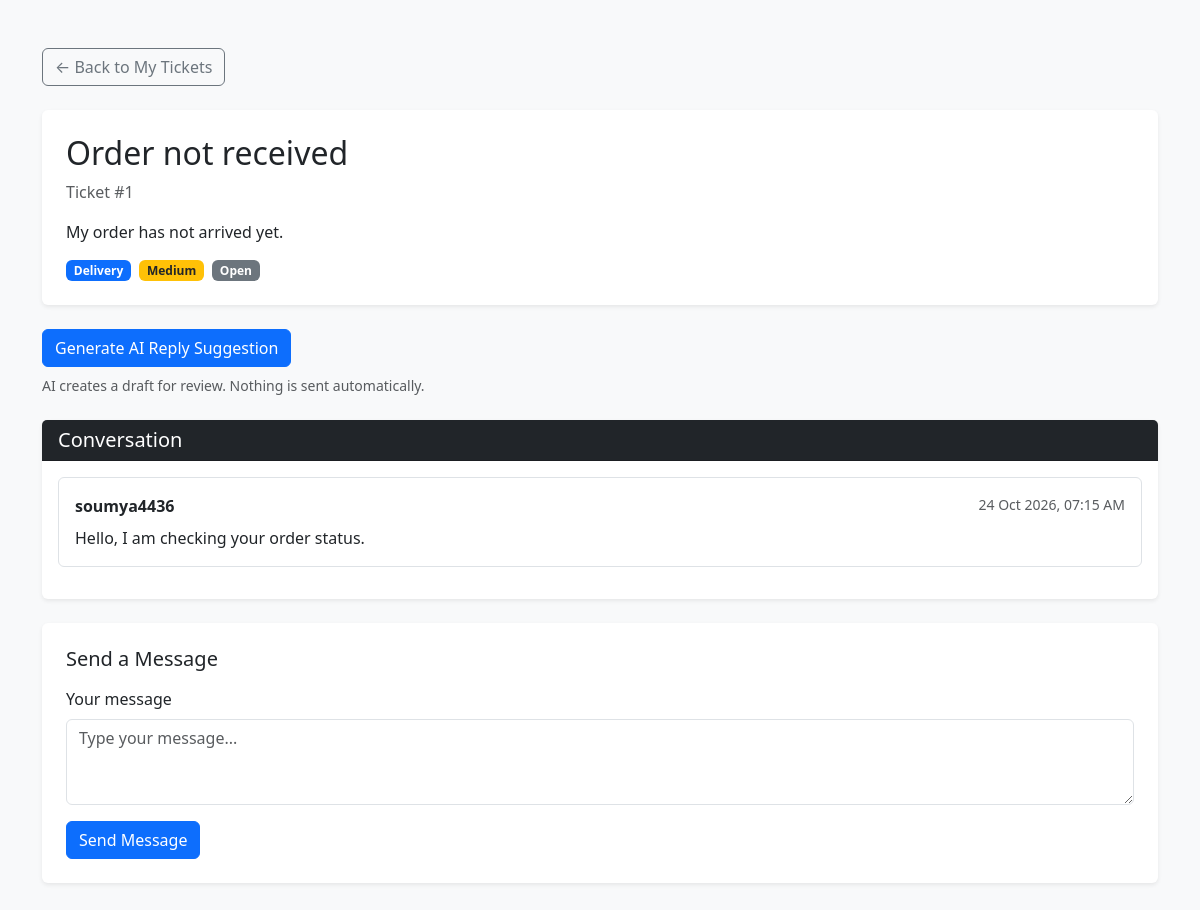
The page /tickets/1/ (signed in) on the database as committed earlier.
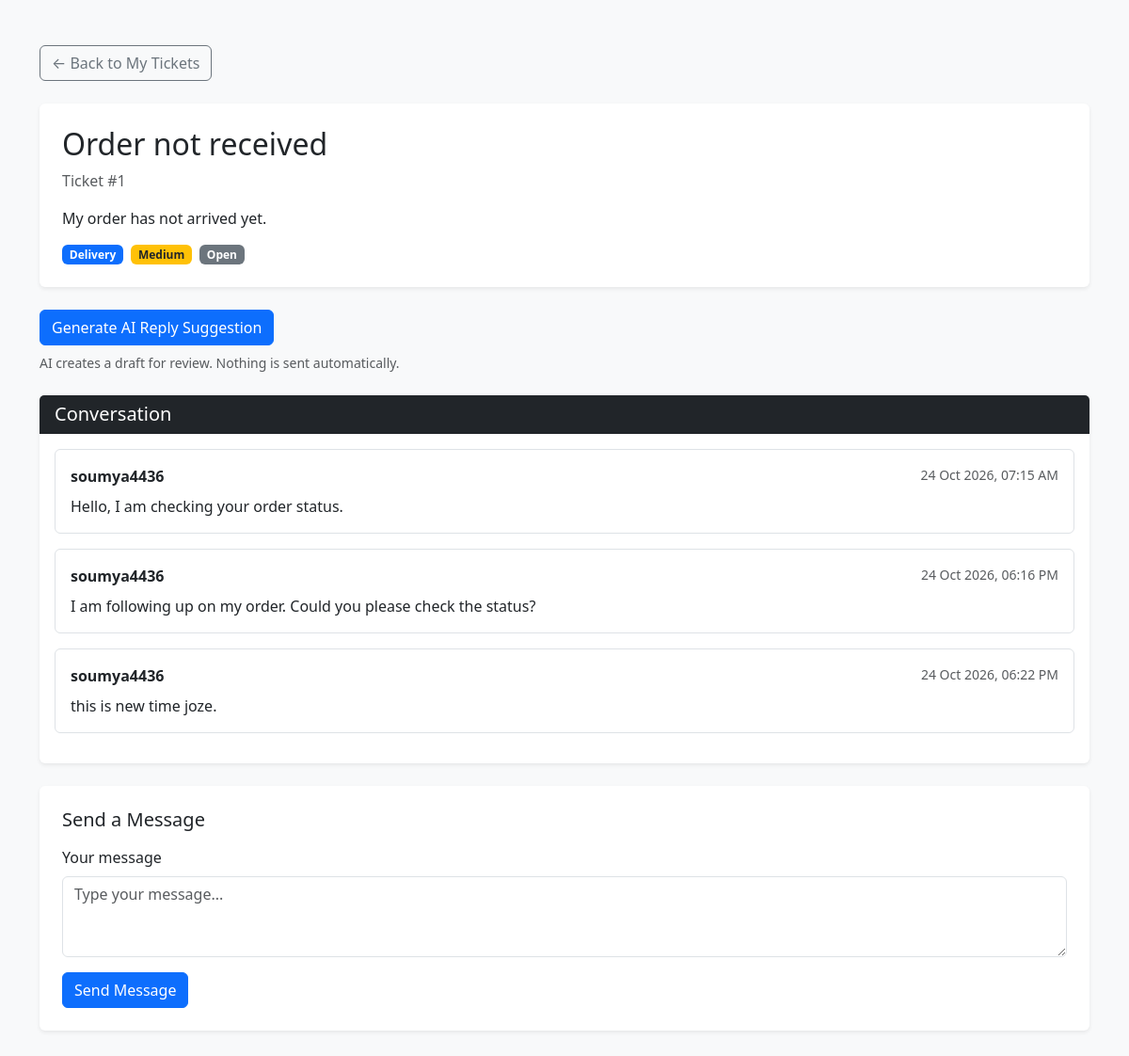
The same page on the database as committed later.
### tickets/models.py (models this page shows, shortened)
class Message(models.Model):
    ticket = models.ForeignKey(
        Ticket,
        on_delete=models.CASCADE,
        related_name="messages",
    )
    sender = models.ForeignKey(
        settings.AUTH_USER_MODEL,
        on_delete=models.CASCADE,
        related_name="support_messages",
    )
    body = models.TextField()
    created_at = models.DateTimeField(auto_now_add=True)
    class Meta:
        ordering = ["created_at"]

### tickets/views.py (the view)
@login_required
def ticket_detail(request, ticket_id):
    ticket = get_object_or_404(
        Ticket,
        pk=ticket_id,
        customer=request.user,
    )
    ticket_messages = ticket.messages.select_related(
        "sender"
    ).order_by("created_at")
    if request.method == "POST":
        form = MessageForm(request.POST)
        if form.is_valid():
            message = form.save(commit=False)
            message.ticket = ticket
            message.sender = request.user
            message.save()
            messages.success(
                request,
                "Your message has been sent successfully!",
            )
            return redirect(
                "tickets:ticket_detail",
                ticket_id=ticket.pk,
            )
    else:
        form = MessageForm()
    context = {
        "ticket": ticket,
        "ticket_messages": ticket_messages,
        "form": form,
    }
    return render(
        request,
        "tickets/ticket_detail.html",
        context,
    )

### tickets/forms.py
class MessageForm(forms.ModelForm):
    class Meta:
        model = Message
        fields = ["body"]
        widgets = {
            "body": forms.Textarea(attrs={
                "class": "form-control",
                "placeholder": "Type your message...",
                "rows": 3,
            }),
        }

### templates/tickets/ticket_detail.html (shortened to what this page needs)
<!DOCTYPE html>
<html lang="en">
<head>
    <link
        href="https://cdn.jsdelivr.net/npm/bootstrap@5.3.3/dist/css/bootstrap.min.css"
        rel="stylesheet"
    >
</head>
<body class="bg-light">
<div class="container py-5">
    <a href="{% url 'tickets:my_tickets' %}"
       class="btn btn-outline-secondary mb-4">
        &larr; Back to My Tickets
    </a>
    <div class="card shadow-sm border-0 mb-4">
        <div class="card-body p-4">
            <h2>{{ ticket.subject }}</h2>
            <p class="text-muted mb-3">
                Ticket #{{ ticket.id }}
            </p>
            <p>{{ ticket.description }}</p>
            <div class="d-flex flex-wrap gap-2">
                <span class="badge bg-primary">
                    {{ ticket.get_category_display }}
                </span>
                <span class="badge bg-warning text-dark">
                    {{ ticket.get_priority_display }}
                </span>
                <span class="badge bg-secondary">
                    {{ ticket.get_status_display }}
                </span>
            </div>
        </div>
    </div>
<div class="mb-4">
    <form
        method="post"
        action="{% url 'tickets:suggest_ai_reply' ticket.id %}"
    >
        <button type="submit" class="btn btn-primary">
            Generate AI Reply Suggestion
        </button>
    </form>
    <small class="text-muted d-block mt-2">
        AI creates a draft for review. Nothing is sent automatically.
    </small>
</div>
    <div class="card shadow-sm border-0 mb-4">
        <div class="card-header bg-dark text-white">
            <h5 class="mb-0">Conversation</h5>
        </div>
        <div class="card-body">
            {% for message in ticket_messages %}
                <div class="border rounded p-3 mb-3">
                    <div class="d-flex justify-content-between flex-wrap gap-2">
                        <strong>{{ message.sender.username }}</strong>
                        <small class="text-muted">
                            {{ message.created_at|date:"d M Y, h:i A" }}
                        </small>
                    </div>
                    <p class="mb-0 mt-2"
                       style="white-space: pre-wrap;">{{ message.body }}</p>
                </div>
            {% empty %}
                <p class="text-muted">
                    No messages yet. Send the first message below.
                </p>
            {% endfor %}
        </div>
    </div>
    <div class="card shadow-sm border-0">
        <div class="card-body p-4">
            <h5 class="mb-3">Send a Message</h5>
            <form method="post">
                <div class="mb-3">
                    <label for="{{ form.body.id_for_label }}"
                           class="form-label">
                        Your message
                    </label>
                    {{ form.body }}
                </div>
                <button type="submit" class="btn btn-primary">
                    Send Message
                </button>
            </form>
        </div>
    </div>
</div>
</body>
</html>

Rows that differ between the two databases and show on the page:
added Message: sender.username "soumya4436", created_at "24 Oct 2026, 06:16 PM", body "I am following up on my order. Could you please check the status?"
added Message: sender.username "soumya4436", created_at "24 Oct 2026, 06:22 PM", body "this is new time joze."
